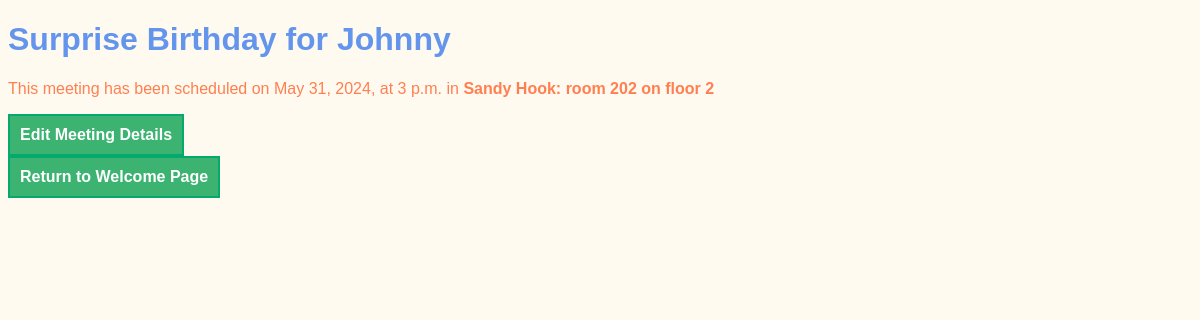
Page /meetings/4 on the committed database.
### meetings/models.py (models this page shows, shortened)
class Meeting(models.Model):
    title = models.CharField(max_length=200)
    date = models.DateField()
    start_time = models.TimeField(default=time(9))
    duration = models.IntegerField(default=1)
    room = models.ForeignKey('Room', on_delete=models.CASCADE)

class Room(models.Model):
    name = models.CharField(max_length=50)
    floor_number = models.IntegerField()
    room_number = models.IntegerField()
    def __str__(self):
        return f"{self.name}: room {self.room_number} on floor {self.floor_number}"

### meetings/views.py (the view)
# urls.py: path('<int:id>', views.detail, name="detail"),
def detail(request, id):
    meeting = get_object_or_404(Meeting, pk=id)
    return render(request, "meetings/detail.html", {"meeting": meeting})

### meetings/templates/meetings/detail.html (shortened to what this page needs)
{% extends "base.html" %}
{% block content %}
    <h1>{{ meeting.title }}</h1>
    <p>
        This meeting has been scheduled on {{ meeting.date }}, at
        {{ meeting.start_time }} in <strong>{{ meeting.room }}</strong>
    </p>
    <a href="{% url 'edit' meeting.id %}">Edit Meeting Details</a>
    <br>
    <a href="{% url 'welcome' %}">Return to Welcome Page</a>
{% endblock %}

### website/static/website/style.css (style rules this page uses)
body { font-family: sans-serif; color: cornflowerblue; background-color: floralwhite; }
p { color: coral; }
a { background-color: mediumseagreen; border: 2px solid #04AA6D; font-weight: bold; color: white; padding: 10px 10px 10px 10px; text-align: center; text-decoration: none; display: inline-block; font-size: 16px; }

### rows in the picture
Meeting: title "Surprise Birthday for Johnny", date "May 31, 2024", start_time "3 p.m.", room "Sandy Hook: room 202 on floor 2"
